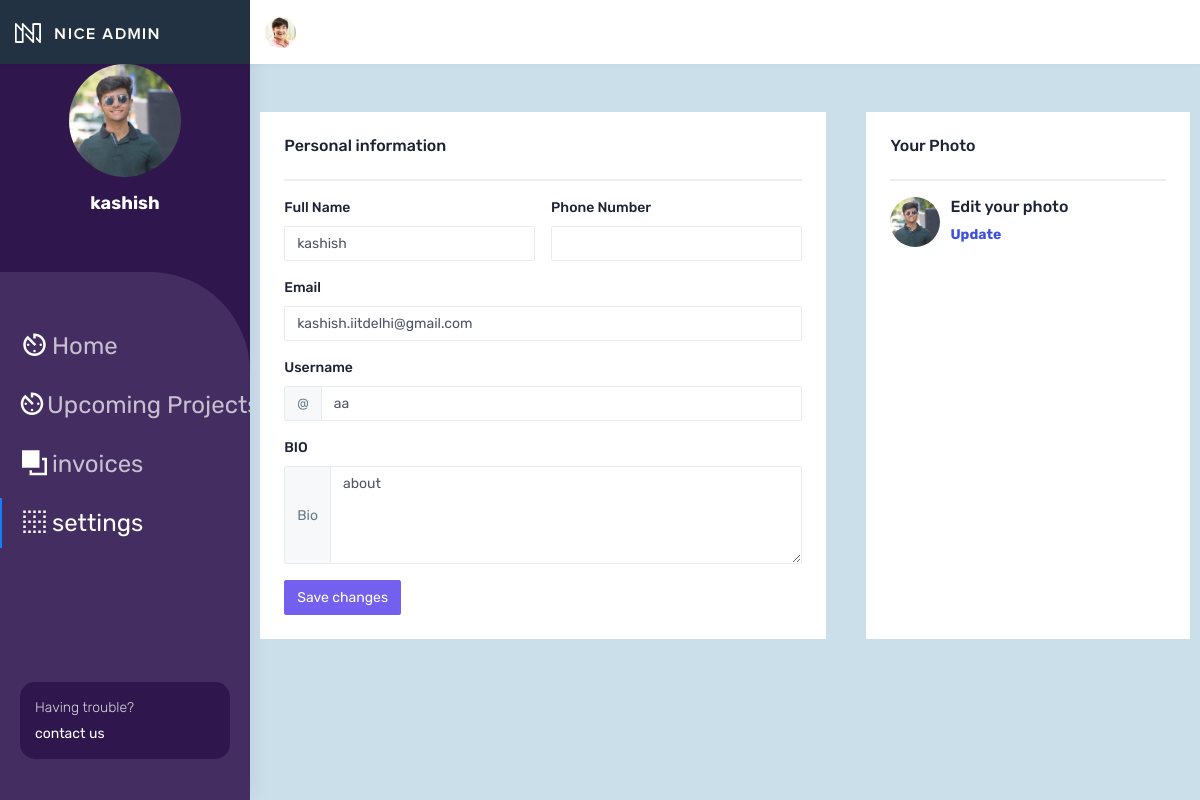
The page /client/settings (signed in) on the database its author committed.
### account/models.py (models this page shows, shortened)
class Account(AbstractBaseUser):
    email = models.EmailField(verbose_name="email", max_length=100, unique=True)
    viewpass = models.CharField(max_length=30, null=True, blank=True)
    name = models.CharField(max_length=100)
    phone = models.CharField(max_length=10, null=True, blank=True)
    username = models.CharField(max_length=100, unique=True)
    about = models.TextField(default="about")
    image = models.ImageField(upload_to= 'account/', null=True, blank=True, default='account/default.png')
    is_superuser = models.BooleanField(default=False)
    is_freelancer = models.BooleanField(default=False)
    is_client = models.BooleanField(default=False)
    is_admin = models.BooleanField(default=False)
    is_active = models.BooleanField(default=True)
    is_staff = models.BooleanField(default=False)
    USERNAME_FIELD = 'email'
    REQUIRED_FIELDS = ['name', ]
    objects = MyAccountManager()

### client/views.py (the view, shortened to what this page needs)
# urls.py: path('settings',views.settings,name="client_settings")
def settings(request):
    user=Account.objects.get(email=request.user.email)
    return render(request, "client/settings.html",{ 'user': user })

### client/templates/client/settings.html (shortened to what this page needs)
{% extends 'client/base.html' %} {%load static%}  {% block body%}
<div class="row justify-content-around">
    <div class="col-md-7 p-4 mt-5" style="background-color: #fff">
        <h3
            class="mb-4"
            style="color: #1c2434; font-weight: 500; font-size: 16px">
            Personal information
        </h3>
        <hr style="height: 2px; color: #b8bcc2" />
        <form class="row g-3" method="post">
            <div class="col-md-6 mt-3">
                <label
                    for="inputEmail4"
                    class="form-label"
                    style="color: #1c2434; font-size: 14px; font-weight: 500"
                    >Full Name</label
                >
                <input
                    type="text"
                    class="form-control"
                    id="name"
                    name="name"
                    value="{{user.name}}" />
            </div>
            <div class="col-md-6 mt-3">
                <label
                    for="inputPassword4"
                    class="form-label"
                    style="color: #1c2434; font-size: 14px; font-weight: 500"
                    >Phone Number</label
                >
                <input
                    type="number"
                    class="form-control"
                    id="phone"
                    name="phone"
                    value="{{user.phone}}"
                    maxlength="10" />
            </div>
            <div class="col-md-12 mt-3">
                <label
                    for="inputEmail4"
                    class="form-label"
                    style="color: #1c2434; font-size: 14px; font-weight: 500"
                    >Email</label
                >
                <input
                    type="email"
                    class="form-control"
                    id="inputEmail4"
                    name="email"
                    value="{{user.email}}" />
            </div>
            <div class="col-12 mt-3">
                <label
                    for="inputAddress"
                    class="form-label"
                    style="color: #1c2434; font-size: 14px; font-weight: 500"
                    >Username</label
                >
                <div class="input-group">
                    <div class="input-group-text">@</div>
                    <input
                        type="text"
                        class="form-control"
                        id="autoSizingInputGroup"
                        placeholder="Username"
                        name="username"
                        value="{{user.username}}" />
                </div>
            </div>
            <div class="col-md-12 mt-3">
                <label
                    for="inputEmail4"
                    class="form-label"
                    style="color: #1c2434; font-size: 14px; font-weight: 500"
                    >BIO</label
                >
                <div class="input-group">
                    <span class="input-group-text">Bio</span>
                    <textarea
                        class="form-control"
                        aria-label="With textarea"
                        name="about"
                        rows="4">
{{user.about}}</textarea
                    >
                </div>
            </div>
            <div class="col-12 mt-3">
                <button type="submit" class="btn btn-primary">
                    Save changes
                </button>
            </div>
        </form>
    </div>
    <div class="col-md-4 p-4 mt-5" style="background-color: #fff">
        <h3
            class="mb-4"
            style="color: #1c2434; font-weight: 500; font-size: 16px">
            Your Photo
        </h3>
        <hr style="height: 2px; color: #b8bcc2" />
        <div class="d-flex">
            <img
                src="../../media/{{user.image}}"
                style="height: 50px; border-radius: 50%" />
            <div
                class="d-flex"
                style="flex-direction: column; margin-left: 10px">
                <h3 style="color: #1c2434; font-weight: 500; font-size: 16px">
                    Edit your photo
                </h3>
                <b style="color: #3c50e0">Update</b>
            </div>
        </div>
    </div>
</div>
{% endblock%}

### client/templates/client/base.html (shortened to what this page needs)
<!DOCTYPE html>
{%load static%}
<html dir="ltr" lang="en">
    <head>
        <link
            href="{%static 'account/assets/libs/chartist/dist/chartist.min.css'%}"
            rel="stylesheet" />
        <link
            href="{%static 'account/dist/css/style.min.css'%}"
            rel="stylesheet" />
    </head>
    <body style="background: #cbdfeb">
        <div
            id="main-wrapper"
            data-navbarbg="skin6"
            data-theme="light"
            data-layout="vertical"
            data-sidebartype="full"
            data-boxed-layout="full">
            <header class="topbar" data-navbarbg="skin6">
                <nav class="navbar top-navbar navbar-expand-md navbar-light">
                    <div class="navbar-header" data-logobg="skin5">
                        <div class="navbar-brand">
                            <a href="index.html" class="logo">
                                <b class="logo-icon">
                                    <img
                                        src="../../assets/images/logo-light-icon.png"
                                        alt="homepage"
                                        class="light-logo" />
                                </b>
                                <span class="logo-text">
                                    <img
                                        src="../../assets/images/logo-light-text.png"
                                        class="light-logo"
                                        alt="homepage" />
                                </span>
                            </a>
                        </div>
                    </div>
                    <div
                        class="navbar-collapse collapse"
                        id="navbarSupportedContent"
                        data-navbarbg="skin6">
                        <ul class="navbar-nav float-end">
                            <li class="nav-item dropdown">
                                <a
                                    class="nav-link dropdown-toggle text-muted waves-effect waves-dark pro-pic"
                                    href="#"
                                    id="navbarDropdown"
                                    role="button"
                                    data-bs-toggle="dropdown"
                                    aria-expanded="false">
                                    <img
                                        src="../../assets/images/users/1.jpg"
                                        alt="user"
                                        class="rounded-circle"
                                        width="31" />
                                </a>
                            </li>
                        </ul>
                    </div>
                </nav>
            </header>
            <aside
                class="left-sidebar"
                data-sidebarbg="skin5"
                style="background: #2f174e; position: fixed">
                <div class="scroll-sidebar">
                    <div
                        class="d-flex align-items-center justify-content-center"
                        style="flex-direction: column">
                        <img
                            src="/media/{{user.image}}"
                            class="light-logo"
                            style="
                                border-radius: 50%;
                                width: 45%;
                                height: 45%;
                            " />
                        <h4 class="mt-3" style="color: #fff">
                            <b>{{user.name}}</b>
                        </h4>
                    </div>
                    <div
                        style="
                            background: #442d61;
                            padding-top: 40px;
                            height: 100vh;
                            margin-top: 50px;
                            border-radius: 0px 100px 0px 0px;
                            position: relative;
                        ">
                        <nav class="sidebar-nav">
                            <ul id="sidebarnav">
                                <li class="sidebar-item">
                                    <a
                                        class="sidebar-link waves-effect waves-dark sidebar-link"
                                        href="{% url 'home' %}"
                                        aria-expanded="false"
                                        style="font-size: 24px">
                                        <i
                                            class="mdi mdi-av-timer"
                                            style="font-size: 30px"></i>
                                        <span class="hide-menu">Home</span>
                                    </a>
                                </li>
                                <li class="sidebar-item">
                                    <a
                                        class="sidebar-link waves-effect waves-dark sidebar-link"
                                        href="{% url 'upcoming_projects' %}"
                                        aria-expanded="false"
                                        style="font-size: 24px">
                                        <i
                                            class="mdi mdi-av-timer"
                                            style="font-size: 30px"></i>
                                        <span class="hide-menu"
                                            >Upcoming Projects</span
                                        >
                                    </a>
                                </li>
                                <li class="sidebar-item">
                                    <a
                                        class="sidebar-link waves-effect waves-dark sidebar-link"
                                        href="{% url 'client_invoices' %}"
                                        aria-expanded="false"
                                        style="font-size: 24px">
                                        <i
                                            class="mdi mdi-arrange-bring-forward"
                                            style="font-size: 30px"></i>
                                        <span class="hide-menu">invoices</span>
                                    </a>
                                </li>
                                <li class="sidebar-item">
                                    <a
                                        class="sidebar-link waves-effect waves-dark sidebar-link"
                                        href="{% url 'client_settings' %}"
                                        aria-expanded="false"
                                        style="font-size: 24px">
                                        <i
                                            class="mdi mdi-border-none"
                                            style="font-size: 30px"></i>
                                        <span class="hide-menu">settings</span>
                                    </a>
                                </li>
                            </ul>
                        </nav>
                        <div
                            style="
                                position: absolute;
                                bottom: 293px;
                                width: 100%;
                                padding: 20px;
                            ">
                            <div
                                style="
                                    background: #2f174e;
                                    color: #fff;
                                    width: 100%;
                                    border-radius: 15px;
                                    padding: 15px;
                                ">
                                <p
                                    style="
                                        margin-bottom: 5px;
                                        color: #ffffffd1;
                                        font-weight: 300;
                                    ">
                                    Having trouble?
                                </p>
                                <a href="#" style="color: #fff">contact us</a>
                            </div>
                        </div>
                    </div>
                </div>
            </aside>
            <div class="page-wrapper">{% block body %} {% endblock %}</div>
        </div>
    </body>
</html>

### rows shown on the page
Account: image (picture), name "kashish", email "kashish.iitdelhi@gmail.com", username "aa", about "about"
